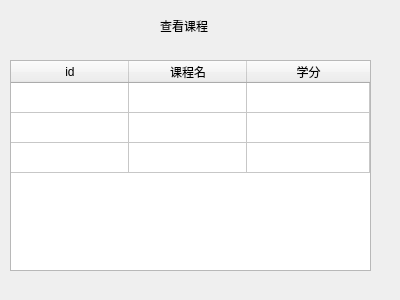
<?xml version="1.0" encoding="UTF-8"?>
<ui version="4.0">
 <class>t_3</class>
 <widget class="QDialog" name="t_3">
  <property name="geometry">
   <rect>
    <x>0</x>
    <y>0</y>
    <width>400</width>
    <height>300</height>
   </rect>
  </property>
  <property name="windowTitle">
   <string>Dialog</string>
  </property>
  <widget class="QLabel" name="label">
   <property name="geometry">
    <rect>
     <x>160</x>
     <y>20</y>
     <width>54</width>
     <height>12</height>
    </rect>
   </property>
   <property name="text">
    <string>查看课程</string>
   </property>
  </widget>
  <widget class="QTableWidget" name="tableWidget">
   <property name="geometry">
    <rect>
     <x>10</x>
     <y>60</y>
     <width>361</width>
     <height>211</height>
    </rect>
   </property>
   <property name="editTriggers">
    <set>QAbstractItemView::NoEditTriggers</set>
   </property>
   <property name="selectionBehavior">
    <enum>QAbstractItemView::SelectRows</enum>
   </property>
   <attribute name="horizontalHeaderVisible">
    <bool>true</bool>
   </attribute>
   <attribute name="horizontalHeaderCascadingSectionResizes">
    <bool>false</bool>
   </attribute>
   <attribute name="horizontalHeaderDefaultSectionSize">
    <number>118</number>
   </attribute>
   <attribute name="horizontalHeaderHighlightSections">
    <bool>true</bool>
   </attribute>
   <attribute name="horizontalHeaderShowSortIndicator" stdset="0">
    <bool>false</bool>
   </attribute>
   <attribute name="horizontalHeaderStretchLastSection">
    <bool>true</bool>
   </attribute>
   <attribute name="verticalHeaderVisible">
    <bool>false</bool>
   </attribute>
   <attribute name="verticalHeaderStretchLastSection">
    <bool>false</bool>
   </attribute>
   <row>
    <property name="text">
     <string>新建行</string>
    </property>
   </row>
   <row>
    <property name="text">
     <string>新建行</string>
    </property>
   </row>
   <row>
    <property name="text">
     <string>新建行</string>
    </property>
   </row>
   <column>
    <property name="text">
     <string>id</string>
    </property>
   </column>
   <column>
    <property name="text">
     <string>课程名</string>
    </property>
   </column>
   <column>
    <property name="text">
     <string>学分</string>
    </property>
   </column>
  </widget>
 </widget>
 <resources/>
 <connections/>
</ui>
